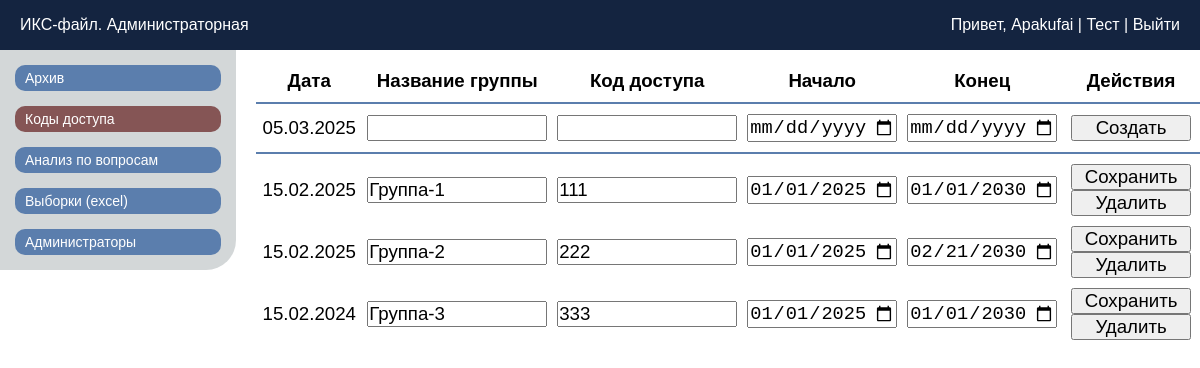
Screenshot of /cab_codes (signed in) with the database file from the repository.
### tables this page shows
CREATE TABLE ISeC_accessCodes (
    codeId TEXT PRIMARY KEY,
    testGroup TEXT UNIQUE,
    code TEXT UNIQUE,
    dateFrom TEXT,
    dateUntil TEXT
);

### app.py (the view)
@app.route('/cab_codes')
def cab_codes():
    if 'adminName' not in session:
        return redirect(url_for('cab_login'))
    conn = get_db_connection()
    cursor = conn.cursor()
    cursor.execute("SELECT codeId, testGroup, code, dateFrom, dateUntil FROM ISeC_accessCodes")
    access_codes = cursor.fetchall()
    conn.close()
    codes_list = []
    for row in access_codes:
        codes_list.append({
            'code_id': row[0],
            'test_group': row[1],
            'code': row[2],
            'start_date': datetime.strptime(row[3], '%Y-%m-%d').date().strftime('%Y-%m-%d'),
            'end_date': datetime.strptime(row[4], '%Y-%m-%d').date().strftime('%Y-%m-%d')
        })
    def sort_key(item):
        date_str = item['test_group'][:10]  # Берем первые 10 символов
        group_name_str = item['test_group'][11:]  # От 10 до последнего символа
        date_parts = date_str.split('.')  # Разбиваем по точкам
        formatted_date = f"{date_parts[2]}{date_parts[1]}{date_parts[0]}"  # YYYYMMDD
        return (formatted_date, group_name_str)  # Сначала по дате, потом по имени группы
    sorted_codes_list = sorted(codes_list, key=sort_key)
    sorted_codes_list.sort(key=lambda x: x['test_group'][:10], reverse=True)
    return render_template('cab_codes.html', accessRows=sorted_codes_list)

### app.py (called while the page is built)
def get_db_connection():
    try:
        db_path = os.path.join(os.path.dirname(__file__), 'database/ISeC_database.db')
        if not os.path.exists(db_path):
            print(f"База данных не найдена по пути: {db_path}")
        print("Попытка подключения к базе данных...")
        conn = sqlite3.connect(db_path)  # Укажите путь к вашей базе данных
        conn.row_factory = sqlite3.Row  # Позволяет обращаться к столбцам по именам
        print("Подключение успешно.")
        return conn
    except sqlite3.Error as e:
        print(f"Ошибка подключения к базе данных: {e}")
        return None

### templates/cab_codes.html (shortened to what this page needs)
<!doctype html>
<html lang="ru">
<head>
	<link rel="stylesheet" href="{{ url_for('static', filename='css/style_adminCab.css') }}">
</head>
<body>
	<header class="header">
		<div class="header_ISeC">ИКС-файл. Администраторная</div>
		<div class="header_admin">
			<span>
				Привет, <a href="{{ url_for('index') }}">{{ session['adminName'] }}</a> |
				<a href="{{ url_for('index') }}">Тест</a> |
				<a href="{{ url_for('cab_logout') }}">Выйти</a>
			</span>
		</div>
	</header>
	<main class="main">
		<div class="side_menu">
			<button class="btn_sidelink" id="btn_cab_archive">
				Архив
			</button>
			<button class="btn_sidelink_actual" id="btn_cab_codes">
				Коды доступа
			</button>
			<button class="btn_sidelink" id="btn_cab_analysis">
				Анализ по вопросам
			</button>
			<button class="btn_sidelink" id="btn_cab_excelgen">
				Выборки (excel)
			</button>
			<button class="btn_sidelink" id="btn_cab_admins">
				Администраторы
			</button>
		</div>
		<div class="central_codes">
			<table>
				<thead>
					<tr class="entrycode_head">
						<th class="entrycode_head_th_0">
							<p>Дата</p>
						</th>
						<th class="entrycode_head_th_1">
							<p>Название группы</p>
						</th>
						<th class="entrycode_head_th_2">
							<p>Код доступа</p>
						</th>
						<th class="entrycode_head_th_3">
							<p>Начало</p>
						</th>
						<th class="entrycode_head_th_4">
							<p>Конец</p>
						</th>
						<th colspan="2" class="entrycode_head_th_5">
							<p>Действия</p>
						</th>
					</tr>
				</thead>
				<tbody>
					<tr class="entrycode_block_create">
						<td class="entrycode_block_td_0" id="entrycode_block_td_0">
						</td>
						<td class="entrycode_block_td_1">
							<input type="text" name="test_group" autocomplete="off">
						</td>
						<td class="entrycode_block_td_2">
							<input type="text" name="code" autocomplete="off">
						</td>
						<td class="entrycode_block_td_3">
							<input type="date" name="start_date">
						</td>
						<td class="entrycode_block_td_4">
							<input type="date" name="end_date">
						</td>
						<td class="entrycode_block_td_5">
							<button onclick="createCode(this)">Создать</button>
						</td>
					</tr>
					{% for accessRow in accessRows %}
					<tr class="entrycode_block">
						<td class="entrycode_block_td_0">
							{{ accessRow.test_group[:10] }}
						</td>
						<td class="entrycode_block_td_1">
							<input type="text" name="test_group" value="{{ accessRow.test_group[11:] }}" autocomplete="off">
						</td>
						<td class="entrycode_block_td_2">
							<input type="text" name="code" value="{{ accessRow.code }}" autocomplete="off">
						</td>
						<td class="entrycode_block_td_3">
							<input type="date" name="start_date" value="{{ accessRow.start_date }}">
						</td>
						<td class="entrycode_block_td_4">
							<input type="date" name="end_date" value="{{ accessRow.end_date }}">
						</td>
						<td class="entrycode_block_td_5">
							<button code_id="{{ accessRow.code_id }}" onclick="updateCode(this)">Сохранить</button>
							<button code_id="{{ accessRow.code_id }}" test_group="{{ accessRow.test_group }}"
								onclick="deleteCode(this)">Удалить</button>
						</td>
					</tr>
					{% endfor %}
				</tbody>
			</table>
		</div>
	</main>
</body>
</html>

### static/css/style_adminCab.css (style rules this page uses)
* { margin: 0; padding: 0; box-sizing: border-box; }
body { font-family: Arial, sans-serif; background-color: #ffffff; }
.header { width: 100%; height: 50px; display: flex; justify-content: space-between; align-items: center; padding: 0 10px; color: #ffffff; background-color: #142440; }
.header_ISeC { padding-left: 10px; }
.header_admin { text-align: right; padding-right: 10px; }
a { text-decoration: none; color: inherit; background-color: transparent; }
.main { display: flex; flex-direction: row; }
.side_menu { padding-top: 15px; display: flex; flex-direction: column; width: 250px; background-color: #d3d7d8; height: 220px; gap: 15px; border-bottom-right-radius: 30px; }
.btn_sidelink { color: #ffffff; background-color: #5b7ead; text-align: left; font-size: 14px; margin: 0 15px; padding: 5px 0 5px 10px; border-radius: 10px; border: none; cursor: pointer; }
.btn_sidelink_actual { color: #ffffff; background-color: #855555; text-align: left; font-size: 14px; margin: 0 15px; padding: 5px 0 5px 10px; border-radius: 10px; border: none; cursor: pointer; }
.entrycode_head, .entrycode_block_create td { border-bottom: 2px solid #5b7ead; }
.entrycode_block_create td { padding: 10px 5px; }
.entrycode_head * { padding-bottom: 5px; }
.entrycode_block td { padding-top: 10px; }
.central_codes * { border-collapse: collapse; font-size: 14pt; }
.central_codes table { margin: 20px 0 0 20px; }
.entrycode_head_th_0 { width: 120px; }
.entrycode_block_td_0 { padding: 0 5px; text-align: center; }
.entrycode_head_th_1, .entrycode_block_td_1 input { width: 180px; }
.entrycode_block_td_1 { padding: 0 5px; }
.entrycode_head_th_2, .entrycode_block_td_2 input { width: 180px; }
.entrycode_block_td_2 { padding: 0 5px; }
.entrycode_head_th_3, .entrycode_block_td_3 input { width: 150px; }
.entrycode_block_td_3 { padding: 0 5px; }
.entrycode_head_th_4, .entrycode_block_td_4 input { width: 150px; }
.entrycode_block_td_4 { padding: 0 5px; }
.entrycode_block_td_5 { text-align: center; padding: 0 5px; width: 180px; }
.entrycode_block_td_5 button { width: 120px; }

### rows the page displays
ISeC_accessCodes: testGroup "15.02.2025", test_group "Группа-1", code "111", start_date "01/01/2025", end_date "01/01/2030"
ISeC_accessCodes: testGroup "15.02.2025", test_group "Группа-2", code "222", start_date "01/01/2025", end_date "02/21/2030"
ISeC_accessCodes: testGroup "15.02.2024", test_group "Группа-3", code "333", start_date "01/01/2025", end_date "01/01/2030"

### other values shown
{{ session['adminName'] }} "Apakufai"
